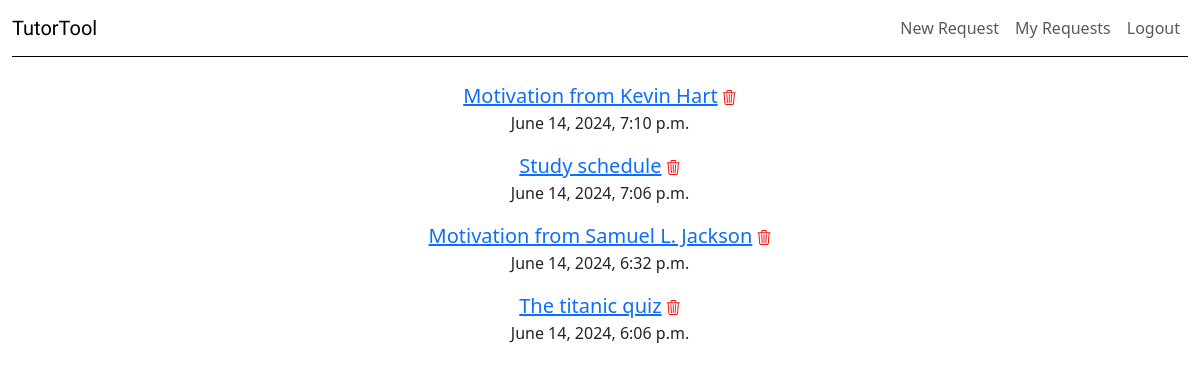
The page /mytutor/myrequests (signed in) on the database its author committed.
### mytutor/models.py (models this page shows, shortened)
class Response(models.Model):
    user = models.ForeignKey(User, related_name='responses', on_delete=models.SET_NULL, null=True)
    input = models.TextField(blank=True, default='', max_length=3000)
    text = models.TextField(blank=True, default='', max_length=3000)
    request = models.CharField(blank=True, default='', max_length=10)
    created_dt = models.DateTimeField(auto_now=True)
    class Meta:
        ordering = ['-created_dt']

### mytutor/views.py (the view)
# urls.py: path('myrequests', views.ResponseList.as_view(), name='requests'),
class ResponseList(LoginRequiredMixin, generic.ListView):
    model = Response

### mytutor/templates/mytutor/response_list.html
{% extends 'base.html' %}
{% load django_bootstrap5 %}
{% block content %}
<br>
 <div align="center" class="container">
	{% for response in object_list %}
     <div class="col-md-8">
        <div>
            <a class="response_links" href="{% url 'mytutor:response' pk=response.id  %}">{{ response.request }}</a>
            <a class="delete_icon" href="{% url 'mytutor:delete' pk=response.id  %}"><i class="bi bi-trash3"></i></a>
        </div>
     </div>
     <p> {{ response.created_dt }} </p>
	{% endfor %}
</div>
{% endblock %}

### static/css/style.css (style rules this page uses)
.response_links { font-size: 20px; }
.delete_icon { font-size: 15px; color: red; }

### rows shown on the page
Response: request "Motivation from Kevin Hart", created_dt "June 14, 2024, 7:10 p.m."
Response: request "Study schedule", created_dt "June 14, 2024, 7:06 p.m."
Response: request "Motivation from Samuel L. Jackson", created_dt "June 14, 2024, 6:32 p.m."
Response: request "The titanic quiz", created_dt "June 14, 2024, 6:06 p.m."
